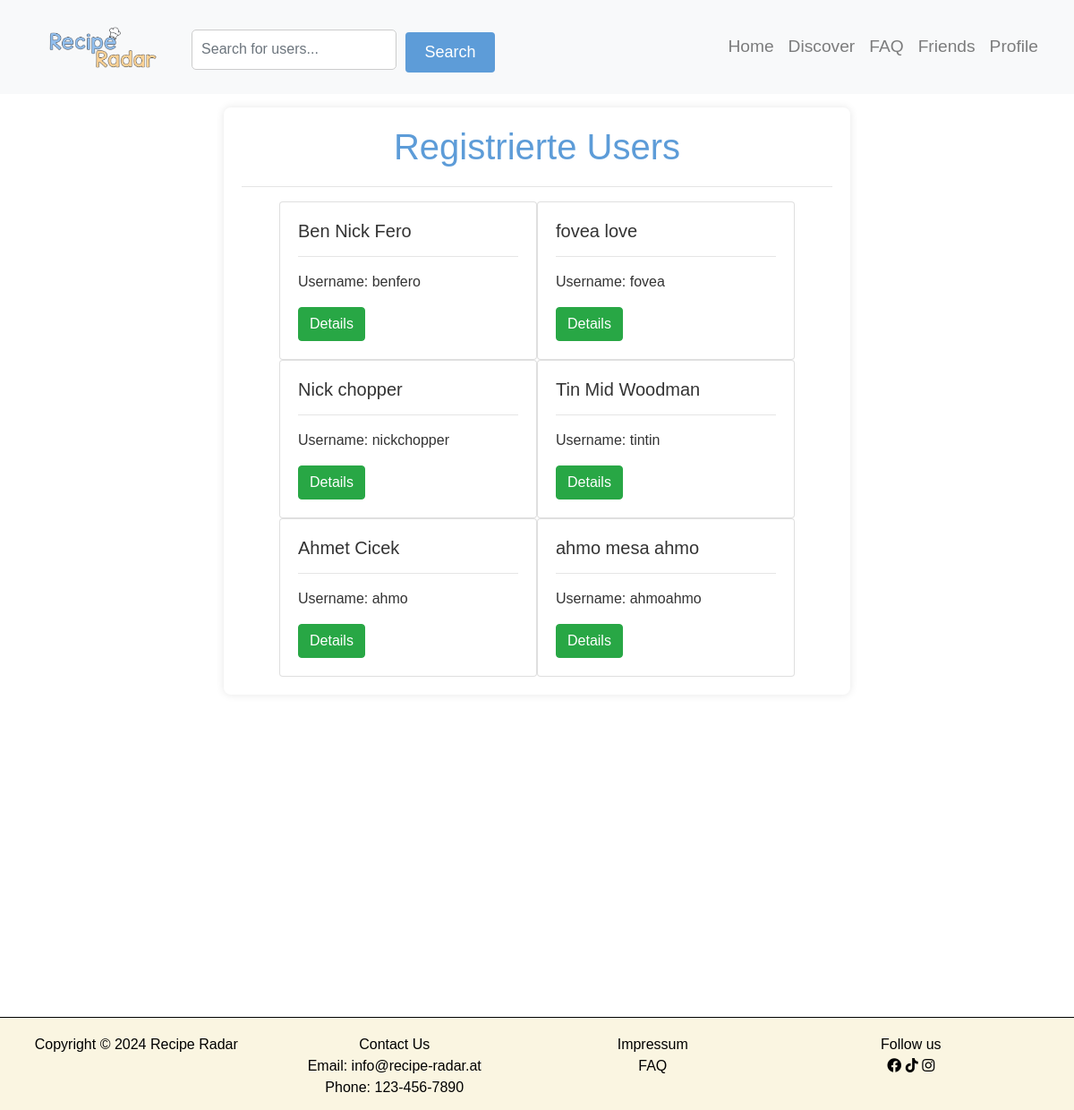
Page /userlist.php (signed in) on the earlier database version.
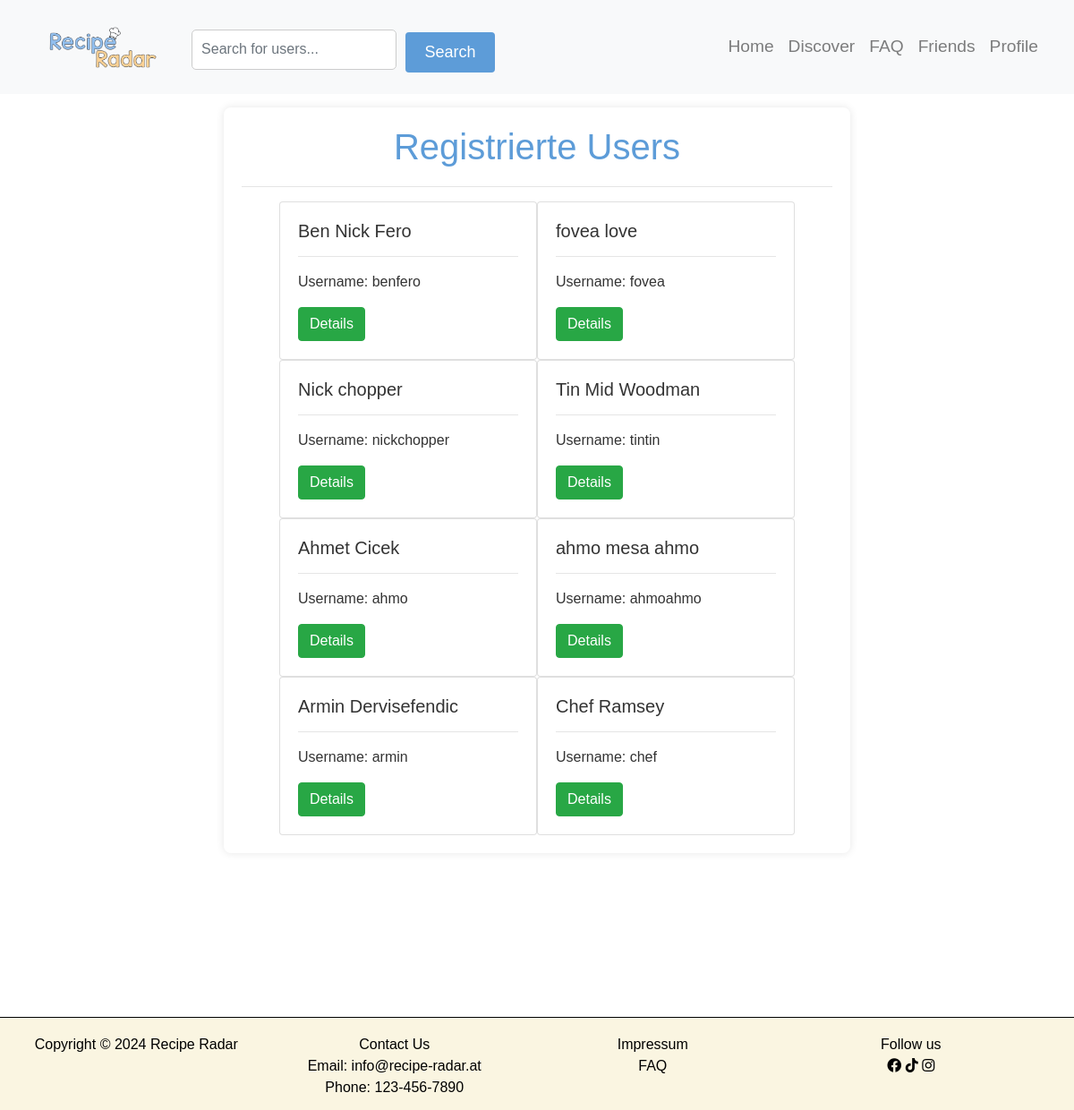
Same page on the later database version.
### tables this page shows
CREATE TABLE `users` (
  `userID` int(20) NOT NULL,
  `type` text NOT NULL DEFAULT 'normal',
  `salutation` varchar(50) DEFAULT NULL,
  `firstName` varchar(50) NOT NULL,
  `middleName` varchar(50) DEFAULT NULL,
  `lastName` varchar(50) NOT NULL,
  `userName` varchar(30) NOT NULL,
  `email` varchar(100) NOT NULL,
  `password` varchar(255) NOT NULL,
  `birthDate` date NOT NULL,
  `profilePicture` varchar(255) DEFAULT NULL
);

### services/userlist_service.php (the view, shortened to what this page needs)
<?php
require 'config/db_connect.php';
$users = "SELECT * FROM users WHERE Type != 'admin'";
$usersResult = mysqli_query($conn, $users);
$layout = "";
if (mysqli_num_rows($usersResult) == 0) {
    $layout .= "No Users found!";
} else {
    while ($user = mysqli_fetch_assoc($usersResult)) {
        $layout .= "<div class='card' style='width: 18rem'>
        <div class='card-body'>
          <h5 class='card-title'>{$user["firstName"]} {$user["middleName"]} {$user["lastName"]}</h5>
          <hr>
          <p class='card-text'>Username: {$user["userName"]}</p>
          <a href='userdetails.php?id={$user["userID"]}' class='btn btn-success' >Details</a>
        </div>
      </div>";
    }
}
?>

Differences in the rows shown:
added users: firstName "Armin", lastName "Dervisefendic", userName "armin"
added users: firstName "Chef", lastName "Ramsey", userName "chef"
